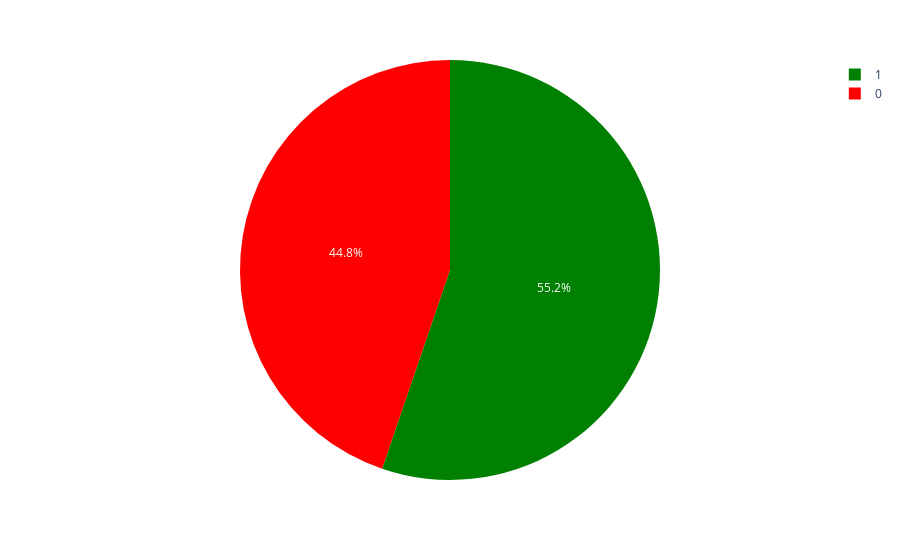

Here is the notebook cell this chart was saved with:
### Code cell
import plotly.express as px

fig = px.pie(df,names='Taste',color='Taste',
             color_discrete_map={0:'red',
                                 1:'green'})
fig.show()

### Figure 1 — Plotly figure (JSON) as saved in the notebook; plotly's stock layout.template omitted (floating-point values rounded to 4 significant figures; data arrays with more than 128 entries replaced by an {"elided": "..."} marker saying what was removed)
{"data": [{"customdata": {"elided": "1059x1 int values"}, "domain": {"x": [0, 1], "y": [0, 1]}, "hovertemplate": "Taste=%{customdata[0]}<extra></extra>", "labels": {"elided": "1059 int values"}, "legendgroup": "", "marker": {"colors": {"elided": "1059 str values"}}, "name": "", "showlegend": true, "type": "pie"}], "layout": {"legend": {"tracegroupgap": 0}, "margin": {"t": 60}}}
